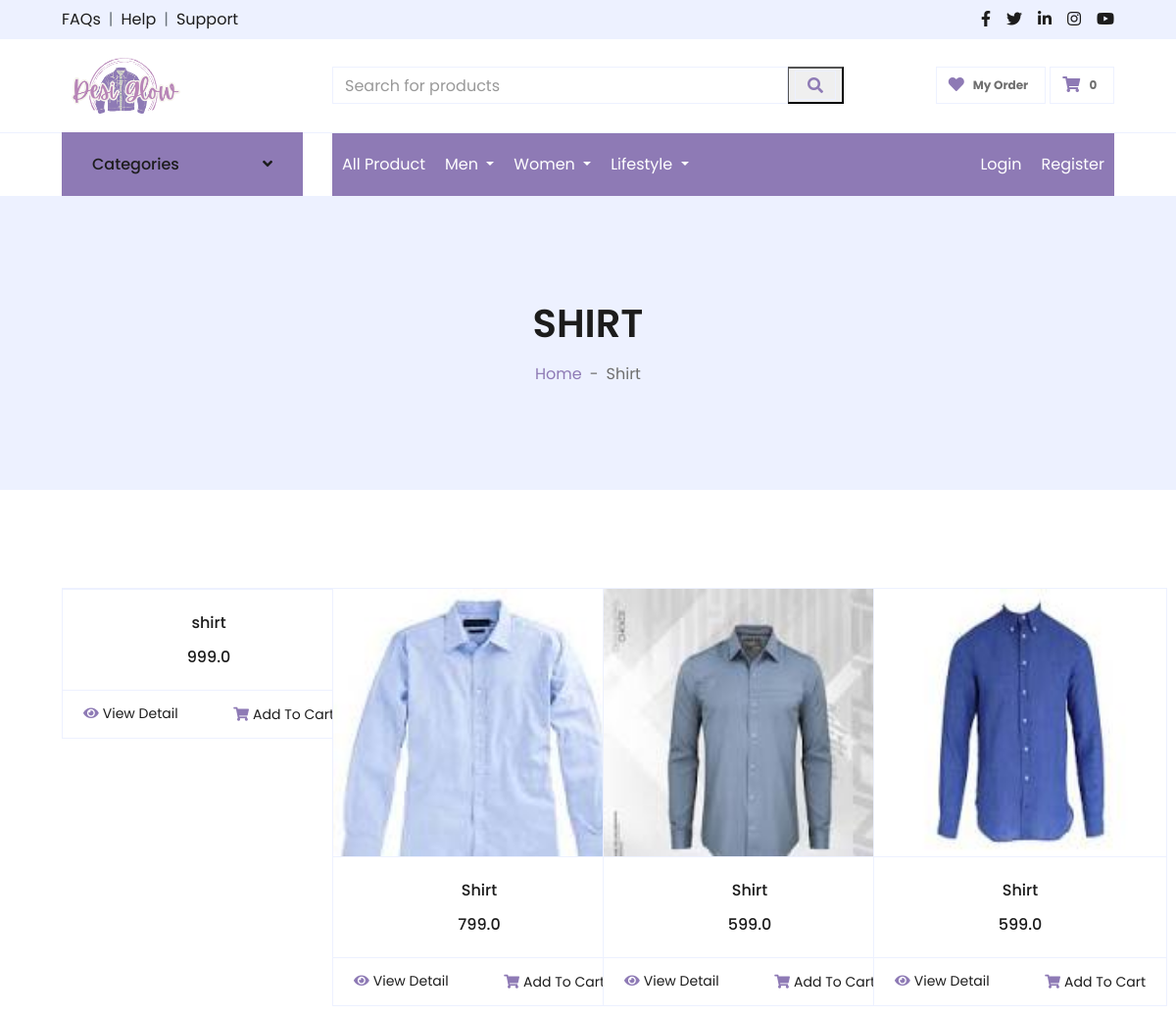
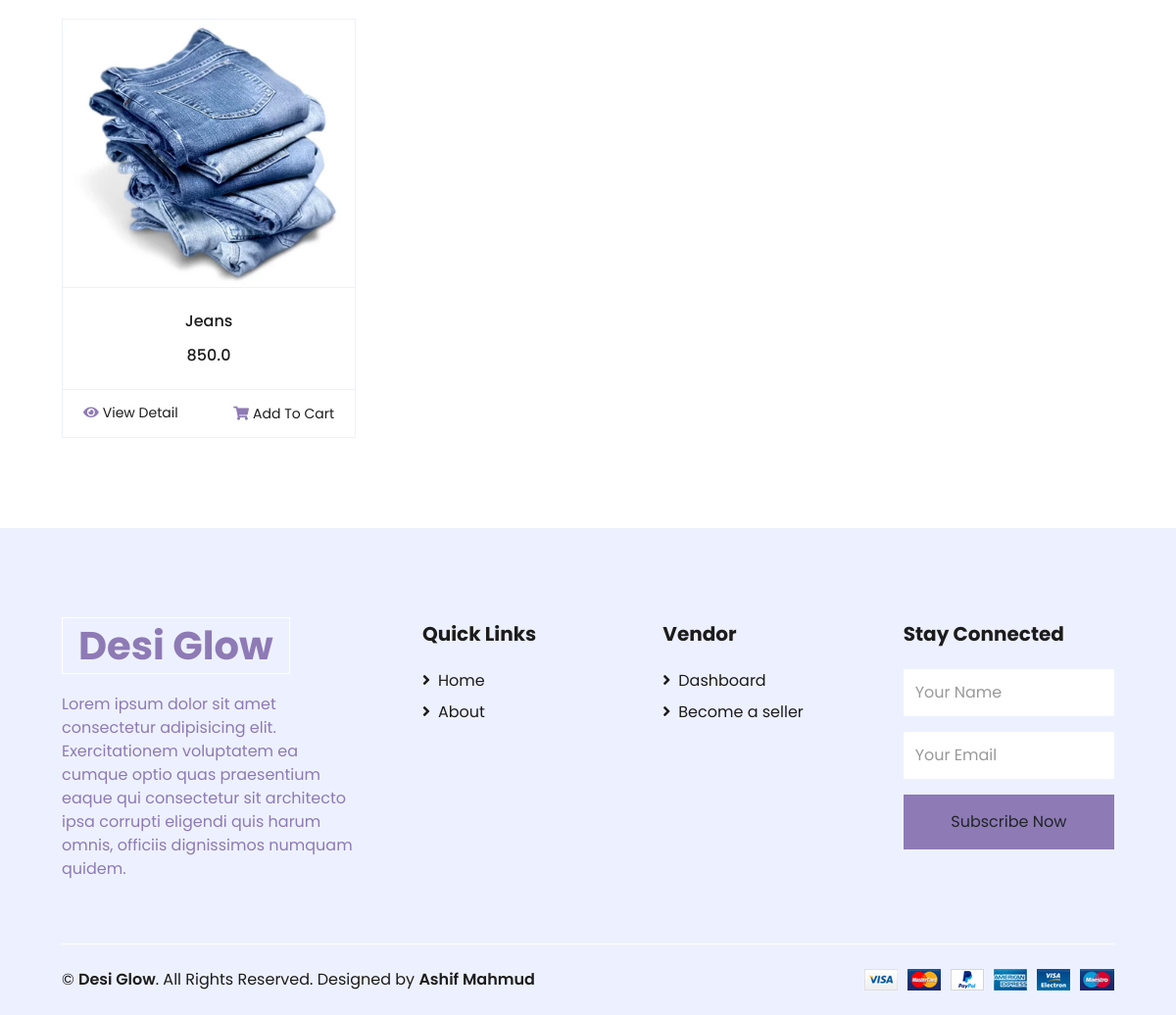
The page /shirt on the database its author committed (2 pictures, top to bottom).
### home/models.py (models this page shows, shortened)
class Product(models.Model):
    username = models.CharField(max_length=99, blank=True, null=True)
    product_name = models.CharField(max_length=99, blank=True, null=True)
    product_price = models.FloatField(blank=True, null=True)
    PRODUCT_CATEGORIES = [
        ('T-Shirt', 'T-Shirt'),
        ('Shirt', 'Shirt'),
        ('Winter Jacket', 'Winter Jacket'),
        ('Jeans', 'Jeans'),
        ('Panjabi', 'Panjabi'),
        ('Pajama', 'Pajama'),
        ('Polo', 'Polo'),
        ('Tops & T-Shirt', 'Tops & T-Shirt'),
        ('Kamiz/Kurti', 'Kamiz/Kurti'),
        ('Wallet', 'Wallet'),
        ('Bag', 'Bag'),
        ('Cap', 'Cap'),
        ('Sunglasses', 'Sunglasses'),
    ]
    product_category = models.CharField(
        max_length=99,
        choices=PRODUCT_CATEGORIES,
        blank=True,
        null=True,
    )
    product_description = models.TextField(blank=True, null=True)
    additional_information = models.TextField(blank=True, null=True)
    date = models.DateTimeField(auto_now_add=True, blank=True, null=True)
    photo = models.ImageField(upload_to='product_photo/', blank=True, null=True)
    extra_photo1 = models.ImageField(upload_to='product_photo/', blank=True, null=True)
    extra_photo2 = models.ImageField(upload_to='product_photo/', blank=True, null=True)
    extra_photo3 = models.ImageField(upload_to='product_photo/', blank=True, null=True)
    extra_photo4 = models.ImageField(upload_to='product_photo/', blank=True, null=True)

### home/views.py (the view)
# urls.py: path('shirt', shirt, name='shirt'),
def shirt(request):
    shirt = Product.objects.filter(
        product_category='Shirt')
    return render(request, "shirt.html", {'shirt': shirt})

### home/context_processors.py (called while the page is built)
def custom_context(request):
    if request.user.is_authenticated:
        product_count = Cart.objects.filter(username=request.user).count()
    else:
        product_count = 0  # Set a default value if the user is not authenticated
    return {'product_count': product_count}

### templates/shirt.html (shortened to what this page needs)
{% extends "main.html" %}
{% load static %}
{% block content %}
<div class="container-fluid">
    <div class="row border-top px-xl-5">
        <div class="col-lg-3 d-none d-lg-block">
            <a class="btn shadow-none d-flex align-items-center justify-content-between bg-primary text-white w-100"
                data-toggle="collapse" href="#navbar-vertical" style="height: 65px; margin-top: -1px; padding: 0 30px;">
                <h6 class="m-0">Categories</h6>
                <i class="fa fa-angle-down text-dark"></i>
            </a>
        </div>
        <div class="col-lg-9">
            <nav class="navbar navbar-expand-lg bg-light navbar-light py-3 py-lg-0 px-0">
                {% include "navbar.html" %}
            </nav>
        </div>
    </div>
</div>
<div class="container-fluid bg-secondary mb-5">
    <div class="d-flex flex-column align-items-center justify-content-center" style="min-height: 300px">
        <h1 class="font-weight-semi-bold text-uppercase mb-3">Shirt</h1>
        <div class="d-inline-flex">
            <p class="m-0"><a href="">Home</a></p>
            <p class="m-0 px-2">-</p>
            <p class="m-0">Shirt</p>
        </div>
    </div>
</div>
<div class="container-fluid pt-5">
    <div class="row px-xl-5">
        <div class="col-lg-12 col-md-12">
            <div class="row pb-3">
                <div class="col-12 pb-1">
                </div>
                {% for product in shirt %}
                <div class="col-lg-3 col-md-6 col-sm-12 pb-1">
                    <div class="card product-item border-0 mb-4">
                        <div
                            class="card-header product-img position-relative overflow-hidden bg-transparent border p-0">
                            {% if product.photo %}
                            <img class="img-fluid w-100 product-imgimg" src="{{ product.photo.url }}" alt="">
                            {% endif %}
                        </div>
                        <div class="card-body border-left border-right text-center p-0 pt-4 pb-3">
                            <h6 class="text-truncate mb-3">{{ product.product_name }}</h6>
                            <div class="d-flex justify-content-center">
                                <h6>{{ product.product_price }}</h6>
                            </div>
                        </div>
                        <div class="card-footer d-flex justify-content-between bg-light border">
                            <a href="{% url 'detail' product.pk %}" class="btn btn-sm text-dark p-0"><i
                                    class="fas fa-eye text-primary mr-1"></i>View Detail</a>
                            <form action="{% url 'cart_form' %}" method="POST">
                                <button class="btn btn-sm text-dark p-0" type="submit"><i
                                        class="fas fa-shopping-cart text-primary mr-1"></i>Add To Cart</button>
                            </form>
                        </div>
                    </div>
                </div>
                {% endfor %}
            </div>
        </div>
    </div>
</div>
{% endblock content %}

### templates/shirt.html (style rules this page uses)
.product-imgimg { height: 273px; width: 300px !important; box-shadow: 1px 1px 1px black; }
.card { width: 300px !important; }

### rows shown on the page
Product: product_name "shirt", product_price "999.0"
Product: photo (picture), product_name "Shirt", product_price "799.0"
Product: photo (picture), product_name "Shirt", product_price "599.0"
Product: photo (picture), product_name "Shirt", product_price "599.0"
Product: photo (picture), product_name "Jeans", product_price "850.0"

### other values the page prints
{{ product_count }} "0"
